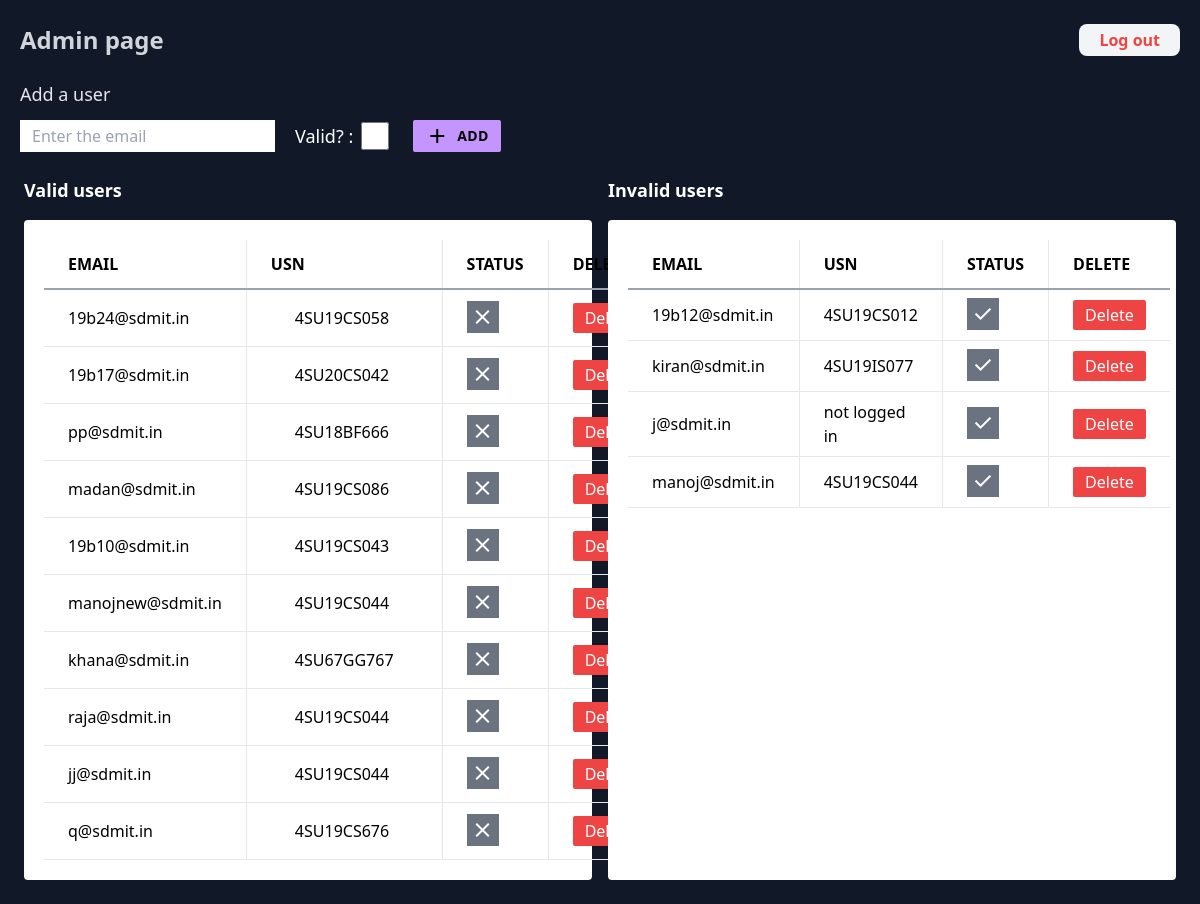
The page /n/admin/ (signed in) on the database its author committed.
### network/models.py (models this page shows, shortened)
class authusers(models.Model):
    user = models.TextField(blank=True,default="")
    email = models.EmailField(blank=True,primary_key=True,default="")
    valid = models.BooleanField(default=True)
    date_created = models.DateTimeField(default=timezone.now)

### network/views.py (the view, shortened to what this page needs)
# urls.py: path("n/admin/", views.adminpage, name="adminpage"),
@login_required(login_url='/n/admin/login')
def adminpage(request):
    return render(request,'network/admin.html',{
        'users':authusers.objects.values().exclude(user='adminsuper').order_by('-date_created')
    })

### network/templates/network/admin.html (shortened to what this page needs)
<!DOCTYPE html>
<html lang="en">
<head>
    <script src="https://cdn.tailwindcss.com"></script>
</head>
<body class='overflow-x-hidden'>
    <div class=' w-screen min-h-screen bg-gray-900 overflow-x-hidden'>
        <div class="  h-20  flex justify-between items-center w-full">
            <p class="text-2xl  font-bold  text-gray-300 px-5">
                Admin page
            </p>
            <a href="{% url 'adminlogout' %}" class="px-5 py-1 rounded-lg mx-5 text-red-500 font-bold bg-gray-100">Log out</a>
        </div>
        <div class='w-full'>
            <p class=" text-gray-200 mx-5 text-lg ">Add a user</p>
            <form action="" method='post' >
            <div class="px-5 flex justify-start pt-3 items-center w-screen">
                <input type="text" name='email'  autocomplete='off' class=' mr-3 py-1 px-3' placeholder="Enter the email"  id='usn'>
                <p class='text-white text-lg inline-block mx-2'>Valid? :</p>
                <input type="checkbox" name='check[]' class='p-4 h-7 w-7 inline bg-red-400 mr-2'>
                <button type="submit" class=" px-3 py-1   bg-[#C395FD] hover:bg-[#d399ff] rounded-sm mx-4 flex justify-betweeen items-center" id='add' >
                    <span class="material-symbols-outlined  ">add</span>
                    <p class="text-sm text-black font-bold tracking-wide ml-2">ADD</p>
                </button>
            </div>
            </form>
        </div>
        <div class="w-screen overflow-x-hidden h-fit grid grid-cols-2 gap-4 p-6">
            <p class="text-white text-left text-lg font-bold ">Valid users</p>
            <p class="text-white text-left text-lg font-bold ">Invalid users</p>
            <div class="bg-white p-5 rounded">
                <table class="table-auto w-full h-fit text-left text-base">
                    <thead>
                    <tr class="uppercase border-b-2 border-gray-400 ">
                        <th class="px-6  py-3 border-r">Email</th>
                        <th class="px-6  py-3 border-r">USN</th>
                        <th class="px-6  py-3 border-r">status</th>
                        <th class="px-6 py-3 ">delete</th>
                    </tr>
                    </thead>
                    <tbody>
                    {% for user in users  %}
                        {% if user.valid %}
                            <tr class="border-b ">
                                <td class="px-6 py-2  border-r">{{ user.email }}</td>
                                <td class="px-6 py-2  border-r">
                                    {% if user.user %}
                                        <p class="px-6 py-2  ">{{ user.user }}</p>
                                    {% else %}
                                        <p class="px-6 py-2  ">not logged in</p>
                                    {% endif %}
                                </td>
                                <td class="px-6 py-2 border-r "><a href="{% url 'changevalid' user.email %}"><span class="bg-gray-500 material-symbols-outlined text-white p-1 ">close</span></a></td>
                                <td class="px-6 py-2  "><button><a href="{% url 'removeuser' user.email %}" class="bg-red-500 px-3 py-1 rounded-sm text-white ">Delete</a></button></td>
                            </tr>
                        {% endif %}
                    {% endfor %}
                    </tbody>
                </table>
                </div>
                <div class="bg-white p-5 rounded min-h-[40rem] overflow-y-scroll">
                <table class="table-auto w-full h-fit text-left text-base">
                    <thead>
                    <tr class="uppercase border-b-2 border-gray-400 ">
                        <th class="px-6 py-3 border-r ">Email</th>
                        <th class="px-6 py-3 border-r ">USN</th>
                        <th class="px-6 py-3 border-r ">status</th>
                        <th class="px-6 py-3 ">delete</th>
                    </tr>
                    </thead>
                    <tbody>
                    {% for user in users  %}
                        {% if not user.valid %}
                            <tr class="border-b ">
                                <td class="px-6 py-2 border-r ">{{ user.email }}</td>
                                <td class="px-6 py-2 border-r ">
                                    {% if user.user %}
                                        <p>{{ user.user }}</p>
                                    {% else %}
                                        <p>not logged in</p>
                                    {% endif %}
                                </td>
                                <td class="px-6 py-2 border-r "><a href="{% url 'changevalid' user.email %}"><span class="bg-gray-500 material-symbols-outlined text-white p-1 ">done</span></a></td>
                                <td class="px-6 py-2  "><button><a href="{% url 'removeuser' user.email %}" class="bg-red-500 px-3 py-1 rounded-sm text-white ">Delete</a></button></td>
                            </tr>
                        {% endif %}
                    {% endfor %}
                    </tbody>
                </table>
            </div>
        </div>
    </div>
</body>
</html>

### rows shown on the page
authusers: email "19b24@sdmit.in", user "4SU19CS058"
authusers: email "19b17@sdmit.in", user "4SU20CS042"
authusers: email "pp@sdmit.in", user "4SU18BF666"
authusers: email "madan@sdmit.in", user "4SU19CS086"
authusers: email "19b10@sdmit.in", user "4SU19CS043"
authusers: email "manojnew@sdmit.in", user "4SU19CS044"
authusers: email "khana@sdmit.in", user "4SU67GG767"
authusers: email "raja@sdmit.in", user "4SU19CS044"
authusers: email "jj@sdmit.in", user "4SU19CS044"
authusers: email "q@sdmit.in", user "4SU19CS676"
authusers: email "19b12@sdmit.in", user "4SU19CS012"
authusers: email "kiran@sdmit.in", user "4SU19IS077"
authusers: email "j@sdmit.in", user "not logged in"
authusers: email "manoj@sdmit.in", user "4SU19CS044"
